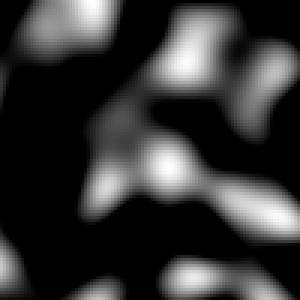
//> input picture images/is.png, 100 x 100 px (shown 3 times larger)
$ ./median_axis   (built with g++ and OpenCV 4)
//> lines starting //> are read from the running program, lines starting //| are printed output that depends on the picture; after the words box and inside, x2 and y2 are one past the last pixel; in counts of white or black regions, pixels touching at a corner belong together
#include <opencv4/opencv2/imgproc.hpp>
#include <opencv4/opencv2/opencv.hpp>

int main() {

  cv::Mat img = cv::imread("images/is.png", cv::IMREAD_GRAYSCALE);
//> img is the input picture: 100 rows x 100 cols, CV_8UC1; min 0, max 255, mean 52.8
  if (img.empty()) {
    std::cerr << "Error : could not open or find the image!" << std::endl;
    return -1;
  }
  cv::namedWindow("Image", cv::WINDOW_NORMAL);
  cv::resizeWindow("Image", 800, 800);
  cv::Mat img_zoom;
  cv::resize(img, img_zoom, cv::Size(), 6.0, 6.0, cv::INTER_NEAREST);
  cv::imshow("Image", img_zoom);
  cv::waitKey(0);
  cv::destroyAllWindows();
  cv::threshold(img, img, 120, 255, cv::THRESH_BINARY);
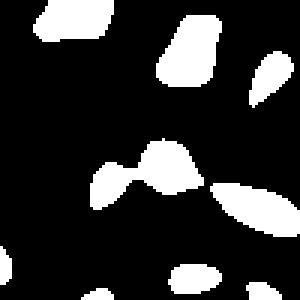
//> img: 100 rows x 100 cols, CV_8UC1 (shown 3 times larger); 19.3% white; 9 white regions, largest, box (x1, y1, x2, y2) and area: (30, 46, 68, 70) 455, (52, 5, 74, 29) 386, (70, 61, 100, 79) 346
  cv::Mat bin_zoom;
  cv::resize(img, bin_zoom, cv::Size(), 6.0, 6.0, cv::INTER_NEAREST);
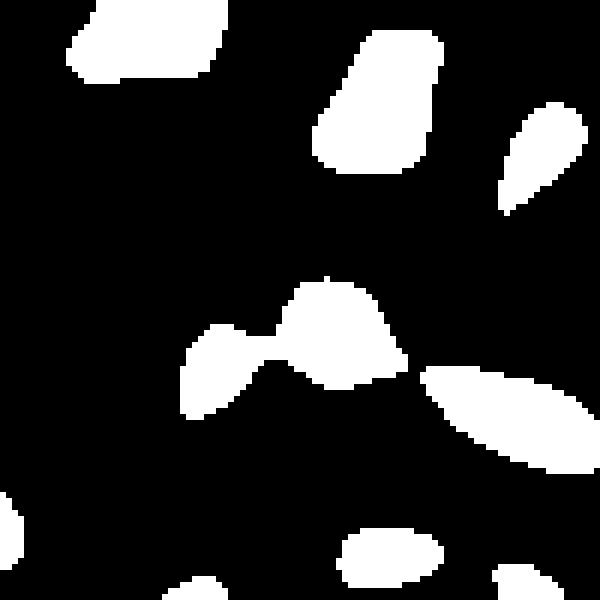
//> bin_zoom: 600 rows x 600 cols, CV_8UC1; 19.3% white; 9 white regions, largest, box (x1, y1, x2, y2) and area: (180, 276, 408, 420) 16380, (312, 30, 444, 174) 13896, (420, 366, 600, 474) 12456
  cv::namedWindow("Binary image", cv::WINDOW_NORMAL);
  cv::resizeWindow("Binary image", 800, 800);
  cv::imshow("Binary image", bin_zoom);
  cv::waitKey(0);
  cv::destroyAllWindows();

  cv::Mat dist;
//> (the run ends here: the program needs code that is not available in this run, at `cv::distanceTransform(binary, dist, cv::DIST_C, 5);`)

$ run again, with images/test.png copied over images/is.png
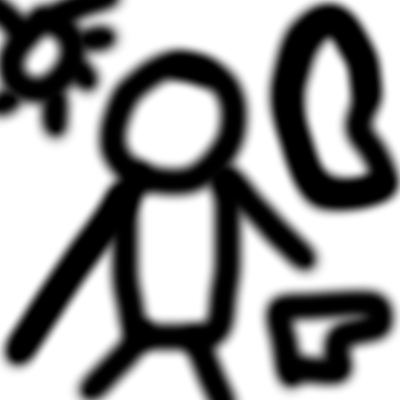
//> input picture images/test.png, 400 x 400 px
//> img is the input picture: 400 rows x 400 cols, CV_8UC1; min 0, max 255, mean 152.4
//> `cv::threshold(img, img, 120, 255, cv::THRESH_BINARY);`:
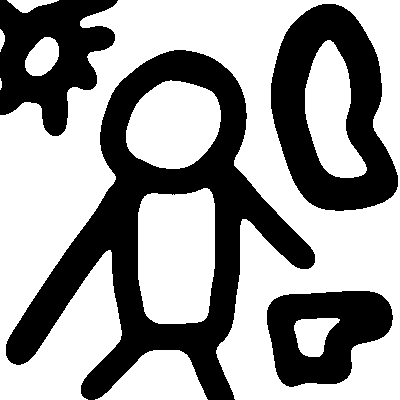
//> img: 400 rows x 400 cols, CV_8UC1; 60.6% white; 4 black regions, box (x1, y1, x2, y2) and area: (6, 50, 315, 400) 31786, (271, 4, 398, 211) 14112, (0, 0, 118, 136) 9310, (267, 291, 393, 387) 7809
//> `cv::resize(img, bin_zoom, cv::Size(), 6.0, 6.0, cv::INTER_NEAREST);`:
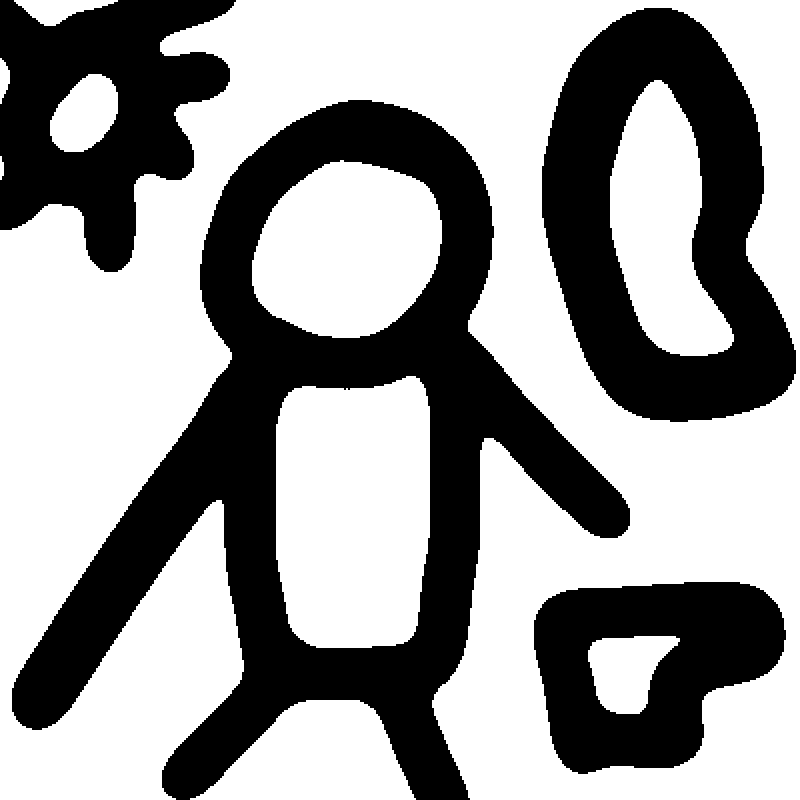
//> bin_zoom: 2400 rows x 2400 cols, CV_8UC1 (shown at 1/3 size); 60.6% white; 4 black regions, box (x1, y1, x2, y2) and area: (36, 300, 1890, 2400) 1144296, (1626, 24, 2388, 1266) 508032, (0, 0, 708, 816) 335160, (1602, 1746, 2358, 2322) 281124
